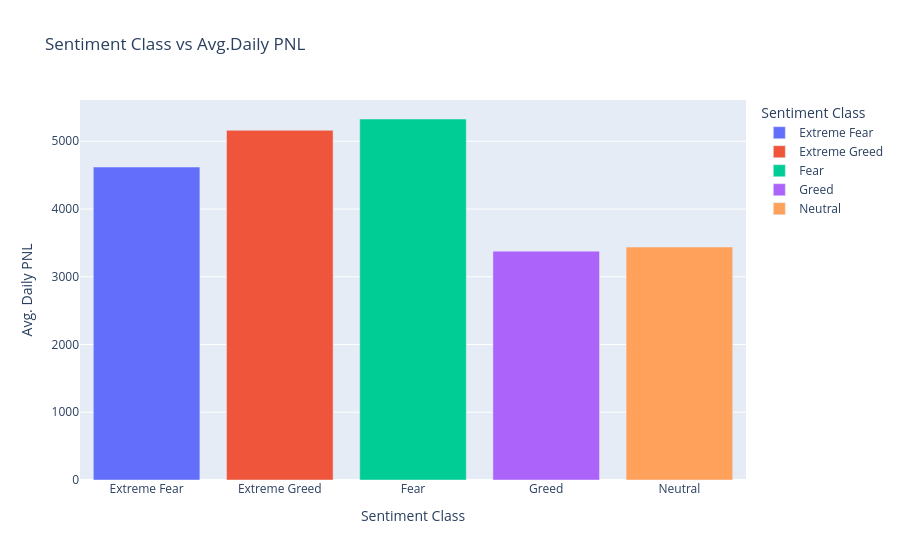

Notebook code cell kept with this figure:
### Code cell
temp = df.groupby('sentiment_class')['daily_pnl'].mean().reset_index()

fig = px.bar(
    temp,
    x='sentiment_class',
    y='daily_pnl',
    title='Sentiment Class vs Avg.Daily PNL',
    labels={'sentiment_class': 'Sentiment Class', 'daily_pnl': 'Avg. Daily PNL'},
    color='sentiment_class',
)
fig.show()

### Figure 1 — Plotly figure (JSON) as saved in the notebook; plotly's stock layout.template omitted (floating-point values rounded to 4 significant figures)
{"data": [{"hovertemplate": "Sentiment Class=%{x}<br>Avg. Daily PNL=%{y}<extra></extra>", "legendgroup": "Extreme Fear", "marker": {"color": "#636efa", "pattern": {"shape": ""}}, "name": "Extreme Fear", "orientation": "v", "showlegend": true, "textposition": "auto", "type": "bar", "x": ["Extreme Fear"], "xaxis": "x", "y": [4619.0], "yaxis": "y"}, {"hovertemplate": "Sentiment Class=%{x}<br>Avg. Daily PNL=%{y}<extra></extra>", "legendgroup": "Extreme Greed", "marker": {"color": "#EF553B", "pattern": {"shape": ""}}, "name": "Extreme Greed", "orientation": "v", "showlegend": true, "textposition": "auto", "type": "bar", "x": ["Extreme Greed"], "xaxis": "x", "y": [5162.0], "yaxis": "y"}, {"hovertemplate": "Sentiment Class=%{x}<br>Avg. Daily PNL=%{y}<extra></extra>", "legendgroup": "Fear", "marker": {"color": "#00cc96", "pattern": {"shape": ""}}, "name": "Fear", "orientation": "v", "showlegend": true, "textposition": "auto", "type": "bar", "x": ["Fear"], "xaxis": "x", "y": [5329.0], "yaxis": "y"}, {"hovertemplate": "Sentiment Class=%{x}<br>Avg. Daily PNL=%{y}<extra></extra>", "legendgroup": "Greed", "marker": {"color": "#ab63fa", "pattern": {"shape": ""}}, "name": "Greed", "orientation": "v", "showlegend": true, "textposition": "auto", "type": "bar", "x": ["Greed"], "xaxis": "x", "y": [3378.0], "yaxis": "y"}, {"hovertemplate": "Sentiment Class=%{x}<br>Avg. Daily PNL=%{y}<extra></extra>", "legendgroup": "Neutral", "marker": {"color": "#FFA15A", "pattern": {"shape": ""}}, "name": "Neutral", "orientation": "v", "showlegend": true, "textposition": "auto", "type": "bar", "x": ["Neutral"], "xaxis": "x", "y": [3439.0], "yaxis": "y"}], "layout": {"barmode": "relative", "legend": {"title": {"text": "Sentiment Class"}, "tracegroupgap": 0}, "title": {"text": "Sentiment Class vs Avg.Daily PNL"}, "xaxis": {"anchor": "y", "categoryarray": ["Extreme Fear", "Extreme Greed", "Fear", "Greed", "Neutral"], "categoryorder": "array", "domain": [0, 1], "title": {"text": "Sentiment Class"}}, "yaxis": {"anchor": "x", "domain": [0, 1], "title": {"text": "Avg. Daily PNL"}}}}
